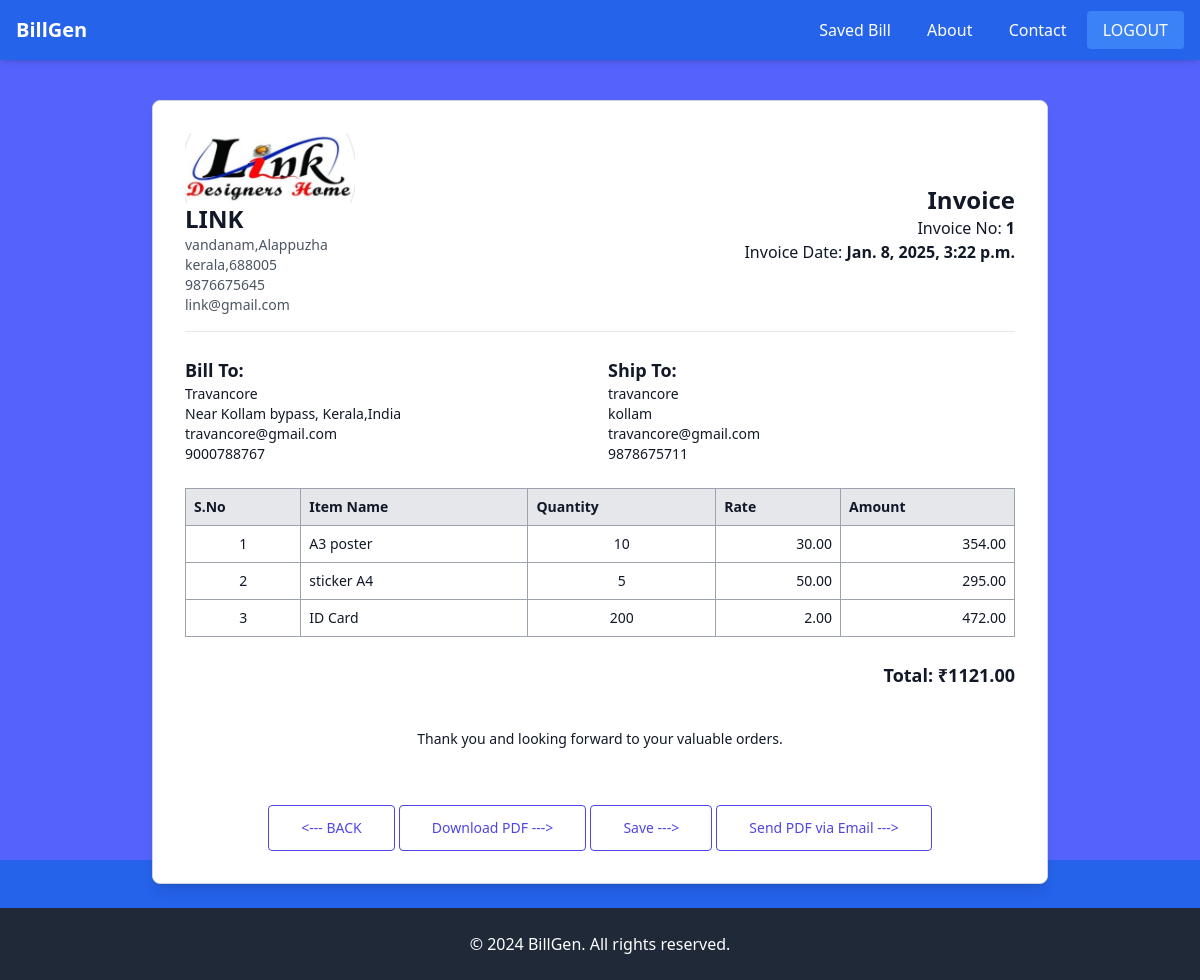
Page /invoice/1/ (signed in) on the earlier database version.
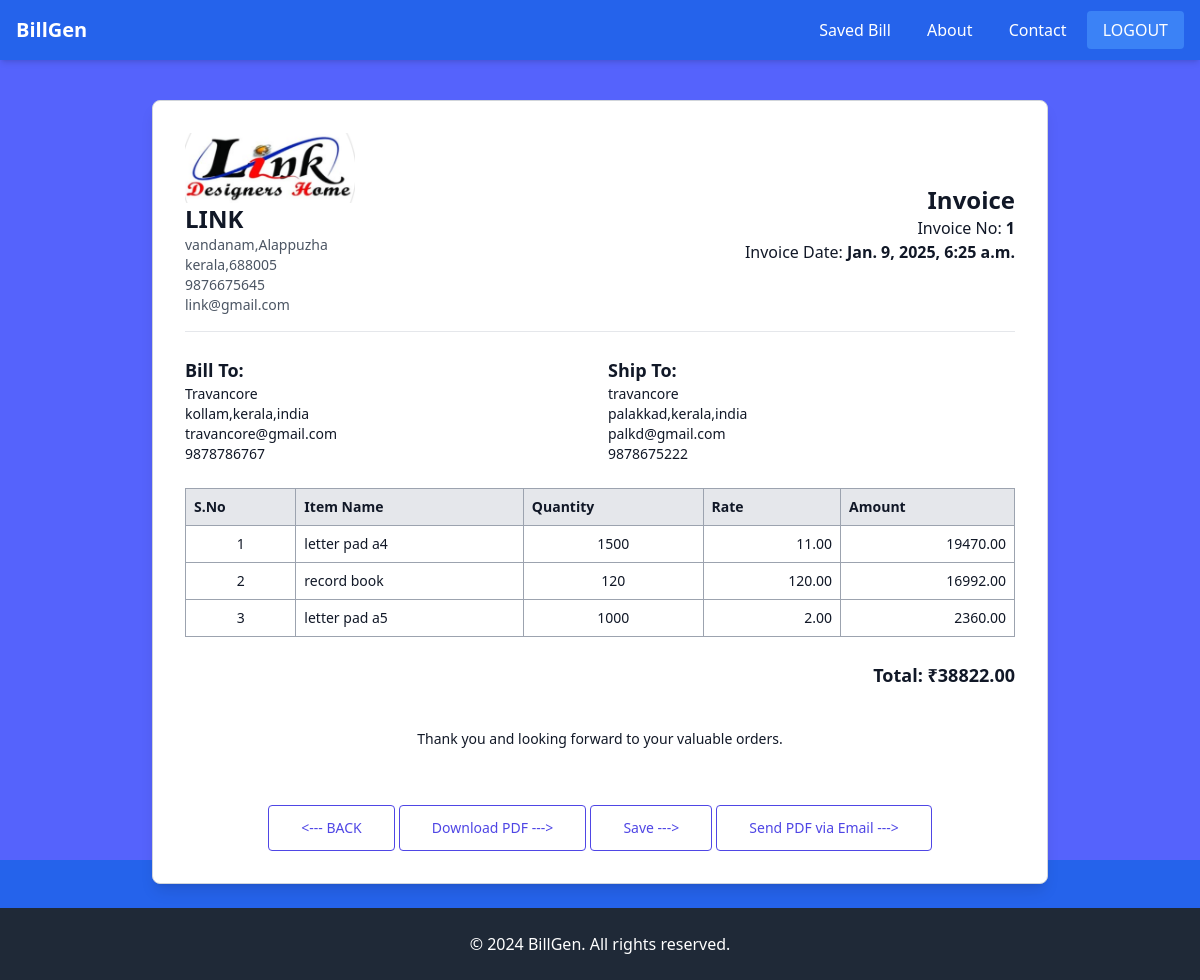
Same page on the later database version.
### billapp/models.py (models this page shows, shortened)
class Company(models.Model):
    company_obj=models.OneToOneField(User,on_delete=models.CASCADE,related_name="company")
    company_logo=models.ImageField(upload_to="company_logo",null=True,blank=True)
    company_name=models.CharField(max_length=100)
    registration_number = models.CharField(max_length=50,null=True,blank=True)
    company_address=models.TextField()
    city = models.CharField(max_length=100)
    state = models.CharField(max_length=100)
    country = models.CharField(max_length=100,null=True,blank=True)
    postal_code = models.CharField(max_length=20)
    company_mobile=models.CharField(max_length=12)
    company_email=models.EmailField()
    website = models.URLField(blank=True, null=True)
    company_GSTIN=models.CharField(max_length=20,null=True,blank=True)
    established_date = models.DateField(null=True,blank=True)
    active = models.BooleanField(default=True,null=True,blank=True)

class Receiver(models.Model):
    receiver_obj = models.ForeignKey(Company, on_delete=models.CASCADE, related_name='receivers')  # Linking to Company
    receiver_name = models.CharField(max_length=100)  # Receiver Name
    receiver_address = models.TextField()  # Receiver Address
    receiver_city = models.CharField(max_length=100,null=True,blank=True)  # City
    receiver_state = models.CharField(max_length=100)  # State
    receiver_country = models.CharField(max_length=100, default="India",null=True,blank=True)  # Country (default to India)
    receiver_postal_code = models.CharField(max_length=10, blank=True, null=True)  # Postal Code
    receiver_mobile = models.CharField(max_length=15,null=True,blank=True)  # Mobile Number
    receiver_alternate_phone = models.CharField(max_length=15, blank=True, null=True)  # Alternate Phone Number
    receiver_email = models.EmailField()  # Email Address
    receiver_GSTIN = models.CharField(max_length=20, blank=True, null=True, help_text="GST Identification Number")
    receiver_pan = models.CharField(max_length=10, blank=True, null=True, help_text="PAN Number")
    is_active = models.BooleanField(default=True,null=True,blank=True)  # Status: Active/Inactive
    created_at = models.DateTimeField(default=now, editable=False,null=True,blank=True)  # Timestamp for creation
    updated_at = models.DateTimeField(auto_now=True,null=True,blank=True)  # Timestamp for last update
    class Meta:
        verbose_name = "Receiver"
        verbose_name_plural = "Receivers"
        ordering = ['receiver_name']

class ShipTo(models.Model):
    ship_obj = models.ForeignKey(Company, on_delete=models.CASCADE, related_name='shipments')  # Linking to Company
    shipping_name = models.CharField(max_length=100)  # Recipient Name
    shipping_address = models.TextField()  # Full Shipping Address
    shipping_city = models.CharField(max_length=100,null=True,blank=True)  # City
    shipping_state = models.CharField(max_length=100,null=True,blank=True)  # State
    shipping_country = models.CharField(max_length=100, default="India",null=True,blank=True)  # Country
    shipping_postal_code = models.CharField(max_length=10, blank=True, null=True)  # Postal Code
    shipping_mobile = models.CharField(max_length=15,null=True,blank=True)  # Primary Mobile Number
    shipping_alternate_phone = models.CharField(max_length=15, blank=True, null=True)  # Alternate Phone Number
    shipping_email = models.EmailField()  # Email Address
    shipping_instructions = models.TextField(blank=True, null=True, help_text="Special instructions for delivery")
    is_active = models.BooleanField(default=True,null=True,blank=True)  # Status: Active/Inactive
    created_at = models.DateTimeField(default=now, editable=False,null=True,blank=True)  # Timestamp for creation
    updated_at = models.DateTimeField(auto_now=True,null=True,blank=True)  # Timestamp for last update
    class Meta:
        verbose_name = "Ship To"
        verbose_name_plural = "Ship To"
        ordering = ['shipping_name']

class Item(models.Model):
    items_obj = models.ForeignKey(Company, on_delete=models.CASCADE, related_name='items')  # Linking to Company
    si_no = models.PositiveIntegerField(null=True)  # Serial Number
    items = models.CharField(max_length=255)  # Item Name
    description = models.TextField(blank=True, null=True)  # Item Description
    quantity = models.PositiveIntegerField()  # Quantity of Items
    unit = models.CharField(max_length=50, choices=[
        ('pcs', 'Pieces'),
        ('kg', 'Kilograms'),
        ('ltr', 'Liters'),
        ('box', 'Box'),
        ('doz', 'Dozen'),
    ], default='pcs')  # Unit of Measurement
    rate = models.DecimalField(max_digits=10, decimal_places=2)  # Unit Rate
    discount = models.DecimalField(max_digits=5, decimal_places=2, default=0.0, help_text="Discount in %")  # Discount Percentage
    tax_option = [
        ('18', 'GST'),
        ('0', 'No Tax'),
    ]
    tax = models.CharField(max_length=50, choices=tax_option, default='None')  # Tax Type
    tax_rate = models.DecimalField(max_digits=5, decimal_places=2, default=0.0, help_text="Tax rate in %")  # Tax Rate
    stock = models.PositiveIntegerField(default=0, help_text="Current stock available")  # Stock Tracking
    amount = models.DecimalField(max_digits=12, decimal_places=2,null=True,blank=True)  # Total Amount
    created_at = models.DateTimeField(default=now, editable=False)  # Timestamp for creation
    updated_at = models.DateTimeField(auto_now=True)  # Timestamp for last update

### billapp/views.py (the view)
# urls.py: path("invoice/<int:pk>/",views.Invoice.as_view(),name="invoice"),
@method_decorator(decs, name='dispatch')
class Invoice(View):
    template_name = "invoice.html"
    def get(self, request, *args, **kwargs):
        id = kwargs.get('pk')  # Retrieve the id from the URL parameters
        comp_dtl = Company.objects.get(company_obj=request.user)
        items = Item.objects.filter(items_obj=request.user.company)
        receiver = Receiver.objects.filter(receiver_obj=request.user.company).get(id=id)
        shipto = ShipTo.objects.filter(ship_obj=request.user.company).get(id=id)
        total_amount = sum(item.amount for item in items)
        return render(request, self.template_name, {
            "data": items,
            "receiver_data": receiver,
            "shipto_data": shipto,
            "comp_dtl": comp_dtl,
            "total_amount": total_amount  # Pass the total amount to the template context
        })

### billapp/templates/invoice.html (shortened to what this page needs)
{%extends 'base.html'%}
{%block main_block%}
</head>
<body class=" bg-gray-100 py-10">
    <form action="{%url 'add-to-save' pk=shipto_data.id%}" method="post">
        <div class="mt-10  page max-w-4xl mx-auto bg-white p-8 shadow-lg rounded-lg border border-gray-300">
            <div class="flex justify-between items-center border-b pb-4">
                <div>
                    {% if comp_dtl.company_logo %}
                    <img src="{{comp_dtl.company_logo.url}}" id="mainImage" class="w-4/4 h-4/4 " style="height: 70px;">
                    {%endif%}
                    <h1 class="text-2xl font-bold">{{comp_dtl.company_name}}</h1>
                    <p class="text-sm text-gray-600">{{comp_dtl.company_address}},{{comp_dtl.city}}</p>
                    <p class="text-sm text-gray-600">{{comp_dtl.state}},{{comp_dtl.postal_code}}</p>
                    <p class="text-sm text-gray-600">{{comp_dtl.company_mobile}}</p>
                    <p class="text-sm text-gray-600">{{comp_dtl.company_email}}</p>
                </div>
                <div class="text-right">
                    <h2 class="text-2xl font-bold">Invoice</h2>
                    <p>Invoice No: <strong>{{receiver_data.id}}</strong></p>
                    <p>Invoice Date: <strong>{{receiver_data.created_at}}</strong></p>
                </div>
            </div>
            <div class="grid grid-cols-2 gap-4 mt-6">
                <div>
                    <h3 class="text-lg font-semibold">Bill To:</h3>
                    {% if receiver_data %}
                    <p class="text-sm">{{ receiver_data.receiver_name }}</p>
                    <p class="text-sm">{{ receiver_data.receiver_address }}</p>
                    <p class="text-sm">{{ receiver_data.receiver_email }}</p>
                    <p class="text-sm">{{ receiver_data.receiver_mobile }}</p>
                    {% else %}
                    <p class="text-sm text-gray-600">No receiver data available</p>
                    {% endif %}
                </div>
                <div>
                    <h3 class="text-lg font-semibold">Ship To:</h3>
                    {% if shipto_data %}
                    <p class="text-sm">{{ shipto_data.shipping_name }}</p>
                    <p class="text-sm">{{ shipto_data.shipping_address }}</p>
                    <p class="text-sm">{{ shipto_data.shipping_email }}</p>
                    <p class="text-sm">{{ shipto_data.shipping_mobile }}</p>
                    {% else %}
                    <p class="text-sm text-gray-600">No shipto data available</p>
                    {% endif %}
                </div>
            </div>
            <table class="w-full mt-6 border border-gray-400 text-sm">
                <thead>
                    <tr class="bg-gray-200 text-left">
                        <th class="p-2 border border-gray-400">S.No</th>
                        <th class="p-2 border border-gray-400">Item Name</th>
                        <th class="p-2 border border-gray-400">Quantity</th>
                        <th class="p-2 border border-gray-400">Rate</th>
                        <th class="p-2 border border-gray-400">Amount</th>
                    </tr>
                </thead>
                <tbody>
                    {% if data %}
                    {% for item in data %}
                    <tr>
                        <td class="p-2 border border-gray-400 text-center">{{ forloop.counter }}</td>
                        <td class="p-2 border border-gray-400">{{ item.items|default:"0" }}</td>
                        <td class="p-2 border border-gray-400 text-center">{{ item.quantity|default:"0" }}</td>
                        <td class="p-2 border border-gray-400 text-right">{{ item.rate|default:"0" }}</td>
                        <td class="p-2 border border-gray-400 text-right">{{ item.amount|default:"0" }}</td>
                    </tr>
                    {% endfor %}
                    {% else %}
                    <tr>
                        <td colspan="5" class="p-2 border border-gray-400 text-center">No items available</td>
                    </tr>
                    {% endif %}
                </tbody>
            </table>
            <div class="mt-6 text-right">
                <p class="text-lg font-semibold">Total: ₹{{ total_amount|default:"0" }}</p>
            </div>
            <div class="mt-10">
                <p class="text-sm mt-2 text-center">Thank you and looking forward to your valuable orders.</p>
            </div>
            <div class="row mt-4 text-center">
                <a class="mt-10 inline-flex items-center gap-2 rounded border border-indigo-600 px-8 py-3 text-indigo-600 hover:bg-indigo-600 hover:text-white focus:outline-none focus:ring active:bg-indigo-500"
                    href="{% url 'generate-bill' pk=receiver_data.id %}">
                    <span class="text-sm font-medium"> <--- BACK </span>
                </a>
                <a class="col-md-4 mt-10 inline-flex items-center gap-2 rounded border border-indigo-600 px-8 py-3 text-indigo-600 hover:bg-indigo-600 hover:text-white focus:outline-none focus:ring active:bg-indigo-500"
                    href="{% url 'generate_items_pdf' pk=receiver_data.id %}">
                    <span class="text-sm font-medium"> Download PDF ---> </span>
                </a>
                <button type="submit" class="col-md-4 mt-10 inline-flex items-center gap-2 rounded border border-indigo-600 px-8 py-3 text-indigo-600 hover:bg-indigo-600 hover:text-white focus:outline-none focus:ring active:bg-indigo-500">
                    <span class="text-sm font-medium"> Save ---> </span>
                </button>
                <a class="col-md-4 mt-10 inline-flex items-center gap-2 rounded border border-indigo-600 px-8 py-3 text-indigo-600 hover:bg-indigo-600 hover:text-white focus:outline-none focus:ring active:bg-indigo-500"
                    href="{% url 'send_items_email' pk=receiver_data.id %}">
                    <span class="text-sm font-medium"> Send PDF via Email ---> </span>
                </a>
            </div>
        </div>
    </form>
</body>
{%endblock%}

### billapp/templates/base.html (shortened to what this page needs)
<!DOCTYPE html>
<html lang="en">
<head>
  <script src="https://cdn.tailwindcss.com"></script>
</head>
<body class="bg-blue-600 text-gray-900 font-sans">
  <header class="bg-blue-600 text-white shadow-md">
    <div class="max-w-7xl mx-auto px-4 py-4 flex justify-between items-center">
      <a href="{%url 'index'%}" class="text-xl font-bold">BillGen</a>
      <nav>
        <a href="{% url 'save_bill'  %}" class="px-4 hover:text-blue-300">Saved Bill</a>
        <a href="#about" class="px-4 hover:text-blue-300">About</a>
        <a href="#contact" class="px-4 hover:text-blue-300">Contact</a>
        <a href="{%url 'signout'%}" class="px-4 py-2 bg-blue-500 rounded hover:bg-blue-400">LOGOUT</a>
      </nav>
    </div>
  </header>
<div class="area">
  <ul class="circles">
  </ul>
  </div>
  {%block main_block%}
  {%endblock%}
   <footer class="bg-gray-800 text-white py-6">
    <div class="max-w-7xl mx-auto px-4 text-center">
      <p>&copy; 2024 BillGen. All rights reserved.</p>
    </div>
  </footer>
</body>
</html>

### billapp/templates/base.html (style rules this page uses)
.area { background-color: rgb(85, 99, 252); background: -webkit-linear-gradient(to left, #8f94fb, #4e54c8); width: 100%; height: 100vh; position: absolute; z-index: -1; }
.circles { position: absolute; top: 0; left: 0; width: 100%; height: 96%; overflow: hidden; }

Differences in the rows shown:
removed Item: items "A3 poster", quantity "10", rate "30.00", amount "354.00"
removed Item: items "sticker A4", quantity "5", rate "50.00", amount "295.00"
removed Item: items "ID Card", quantity "200", rate "2.00", amount "472.00"
changed Receiver "Travancore": created_at "Jan. 8, 2025, 3:22 p.m." → "Jan. 9, 2025, 6:25 a.m."; receiver_address "Near Kollam bypass, Kerala,India" → "kollam,kerala,india"; receiver_mobile "9000788767" → "9878786767"
changed ShipTo "travancore": shipping_address "kollam" → "palakkad,kerala,india"; shipping_email "travancore@gmail.com" → "palkd@gmail.com"; shipping_mobile "9878675711" → "9878675222"
added Item: items "letter pad a4", quantity "1500", rate "11.00", amount "19470.00"
added Item: items "record book", quantity "120", rate "120.00", amount "16992.00"
added Item: items "letter pad a5", quantity "1000", rate "2.00", amount "2360.00"
Other differences:
{{ total_amount|default:"0" }}: "1121.00" → "38822.00"
